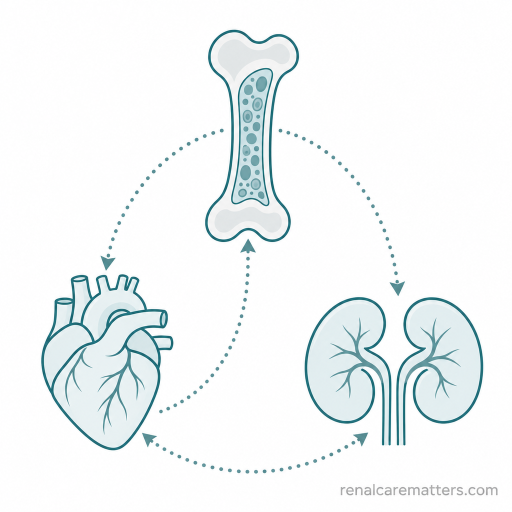
#> input picture images/al-amyloidosis-kidneys-09-care-sigil.png, 1024 x 1024 px, found by its file name (shown at 1/2 size)
$ python -i patch_responsive_images.py   (imports and definitions only)
#> lines starting #> are read from the running program, lines starting #| are printed output that depends on the picture
#!/usr/bin/env python3
"""Serve phone-sized copies of guide figures (responsive images).

Lighthouse (Nov 17 2026) showed guide figures shipping at 1024-1536 px (150-190 KB each) to phones that
display them at about 400 px. For every <picture> in a guide whose WebP <source> is a single local file
wider than 900 px, this writes an 800 px copy to images/resp/<name>-800.webp (once; skipped if newer than
the original) and rewrites the source to

    <source srcset="../images/resp/<name>-800.webp 800w, ../images/<name>.webp <W>w" sizes="..." type="image/webp">

so phones download the small copy and desktops keep the full one. The <img> fallback, its src (used by the
lightbox's "open full image") and its width/height are untouched. Idempotent.

  python3 patch_responsive_images.py                 # all guides
  python3 patch_responsive_images.py --dry-run
  python3 patch_responsive_images.py --guide igan-guide.html
"""
import argparse, glob, os, re, sys
from PIL import Image

OUT = "images/resp"
SRC_RE = re.compile(r'<source(\s+)srcset="\.\./images/([^" ,]+\.webp)"(\s+)type="image/webp"\s*/?>')
_size_cache = {}


# [7 lines left out: function width_of, not called in this run]


def small_copy(name):
    src = f"images/{name}"
    dst = f"{OUT}/{os.path.splitext(name)[0]}-800.webp"
    if os.path.exists(dst) and os.path.getmtime(dst) >= os.path.getmtime(src):
        return dst
    os.makedirs(os.path.dirname(dst), exist_ok=True)
    im = Image.open(src)
#> im is the input picture: PIL image 1024x1024 RGB; mean R, G, B 241.8, 246, 246.7
    im = im.convert("RGBA") if im.mode in ("RGBA", "LA", "P") else im.convert("RGB")
    im = im.resize((800, round(im.height * 800 / im.width)), Image.LANCZOS)
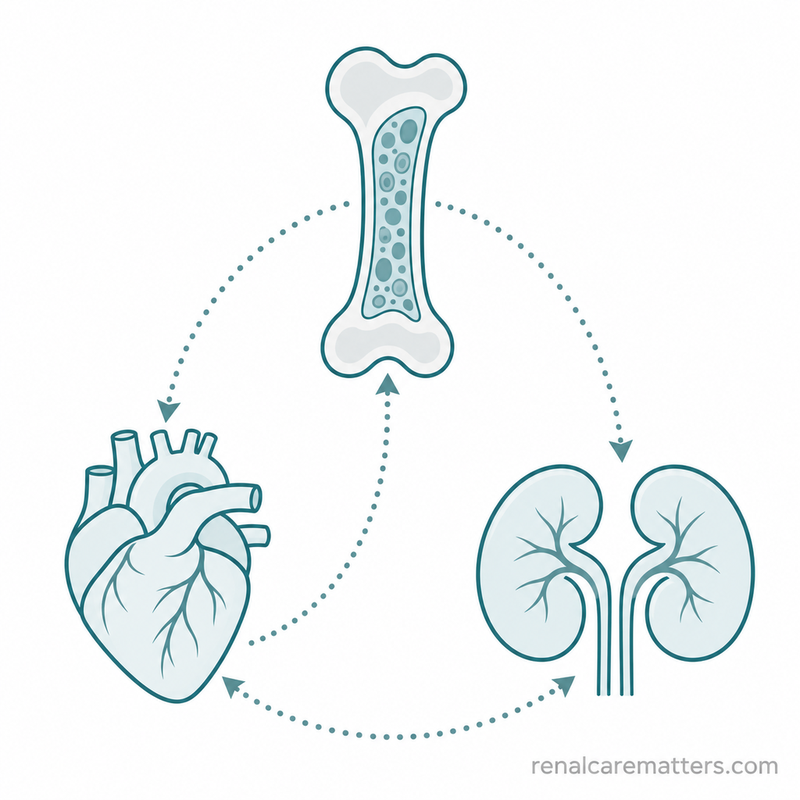
#> im: PIL image 800x800 RGB; mean R, G, B 241.8, 245.9, 246.7
    im.save(dst, "WEBP", quality=78, method=6)
    return dst


# [40 lines left out: functions patch, main, not called in this run]


# [2 lines not run here, left out]

>>> result = small_copy('images/al-amyloidosis-kidneys-09-care-sigil.png')

$ run again, on images/attending-pediatric-nephrologist-12-lupus-vasculitis-vignette-hero.webp
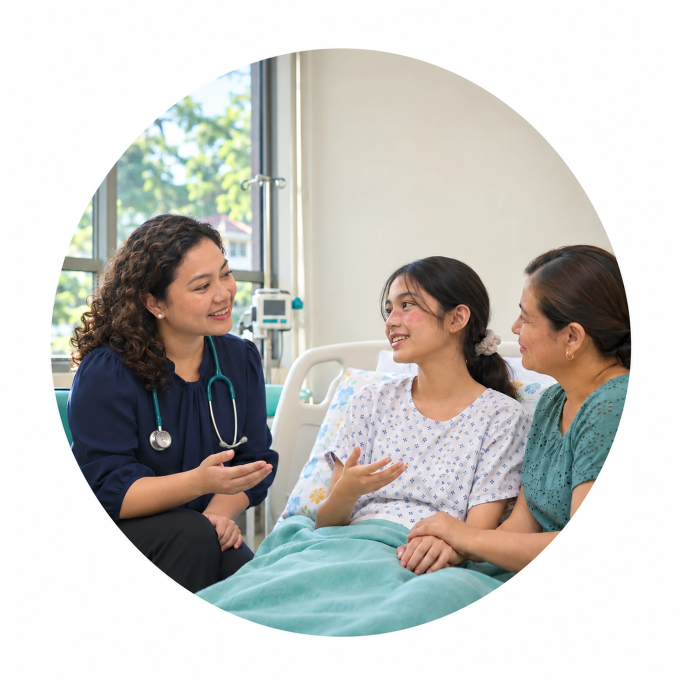
#> input picture images/attending-pediatric-nephrologist-12-lupus-vasculitis-vignette-hero.webp, 2048 x 2048 px, found by its file name (shown at 1/3 size)
#> in small_copy, im is the input picture: PIL image 2048x2048 RGB; mean R, G, B 198.8, 197.9, 193.9
#> in small_copy, `im = im.resize((800, round(im.height * 800 / im.width)), Image.LANCZOS)`:
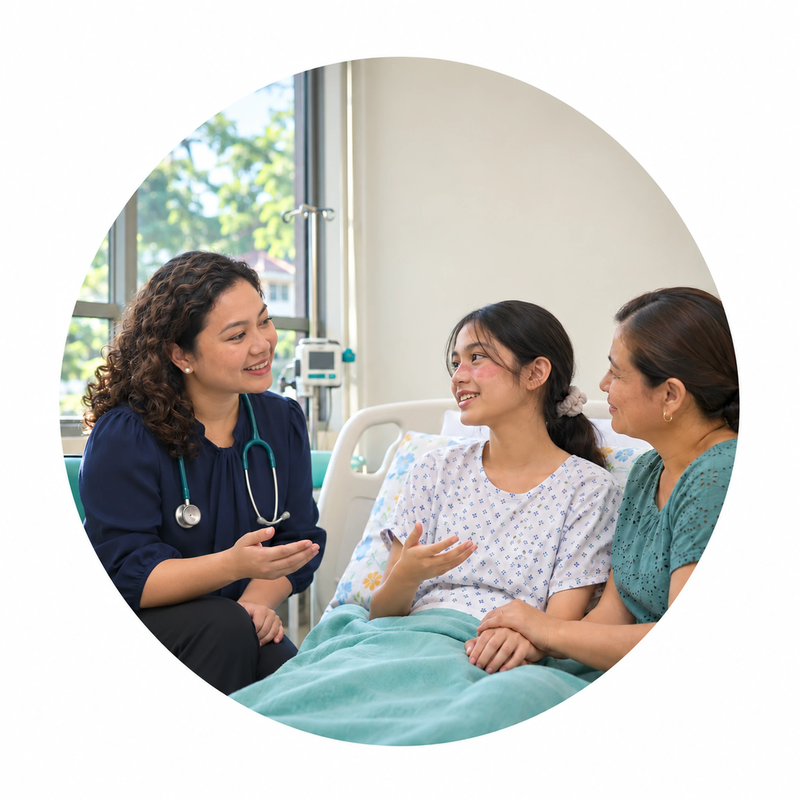
#> im: PIL image 800x800 RGB; mean R, G, B 198.7, 197.9, 193.9

$ run again, on images/attending-pediatric-nephrologist-15-staging-and-fluid-overload.webp
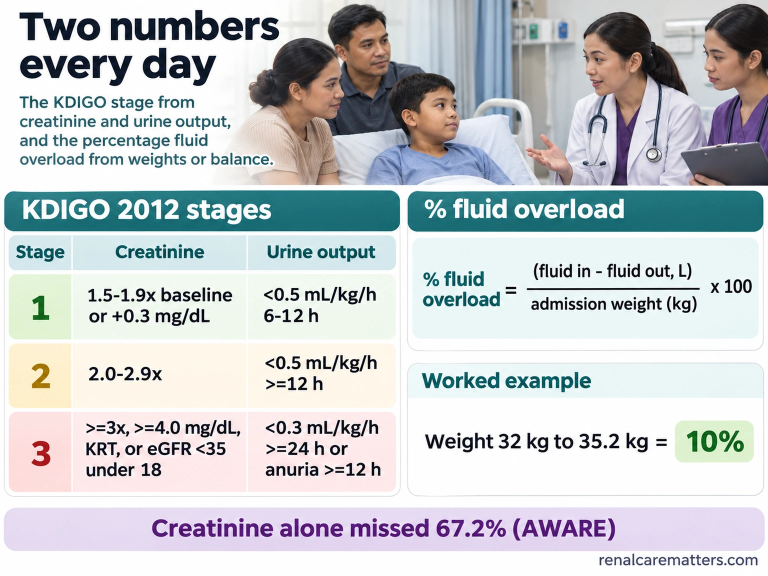
#> input picture images/attending-pediatric-nephrologist-15-staging-and-fluid-overload.webp, 1536 x 1152 px, found by its file name (shown at 1/2 size)
#> in small_copy, im is the input picture: PIL image 1536x1152 RGB; mean R, G, B 198.7, 203.1, 205.6
#> in small_copy, `im = im.resize((800, round(im.height * 800 / im.width)), Image.LANCZOS)`:
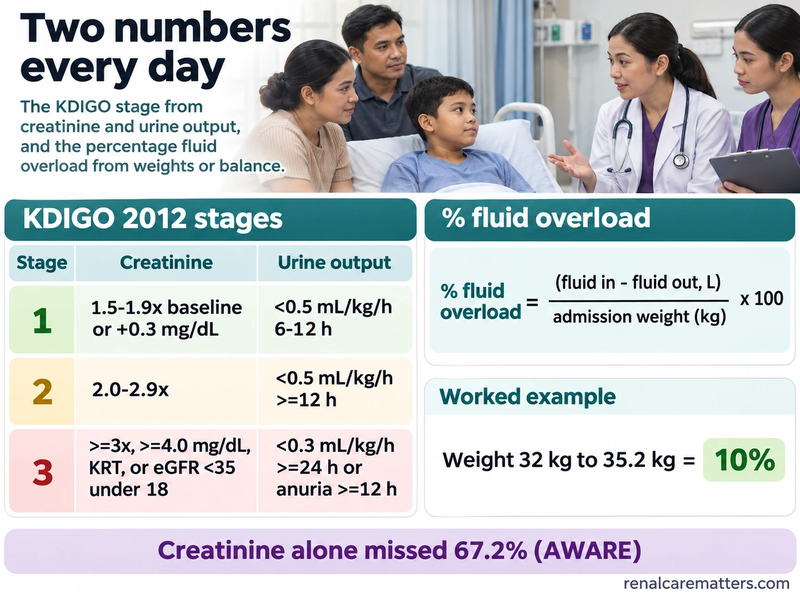
#> im: PIL image 800x600 RGB; mean R, G, B 198.7, 203, 205.5
